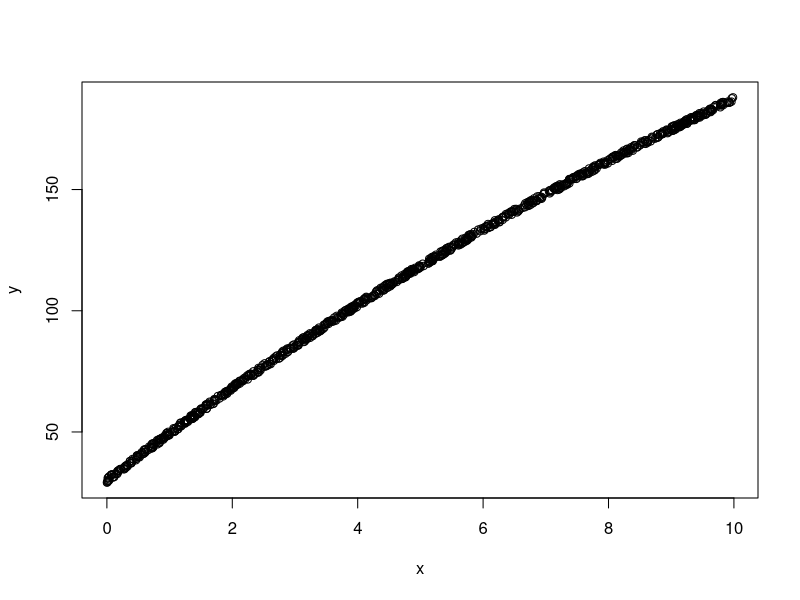

This figure's R source:
#############################
#Function Declaration
############################
linear_regression <- function(par, data){
  a=par[1]
  b=par[2]
  x=data[,1]
  y=data[,2]
  sum((y-(a+b*x))^2)
}


linear_with_r_regression <- function(par, data){
  a=par[1]
  b=par[2]
  r=par[3]
  x=data[,1]
  y=data[,2]
  if(r==0){
    sum((y-b*x)^2)
  }else{
    sum((y-(a+b*(1-exp(-r*x)))/r)^2)
  }
}

#############################################################################


#############################
#Data Simulation For Sample
############################
set.seed(42)
x=runif(1000, 0, 10)
eps = runif(1000, -1, 1)

a= 30
b= 20
#r= 0.15
r= 0.05

y = a + b*((1-exp(-r*x))/r) + eps

df = data.frame(x, y)
plot(x, y)
#############################################################################

nlminb(start = c(1, 2, 2), objective = linear_with_r_regression, data=df) # R- Linear Regression

nlminb(start = c(1, 2), objective = linear_regression, data=df) # R- Linear Regression


#############################
#Bootstrapping 
############################

bootstrap<-function(data, times=100){
  bootstrapped_data=vector('list',times)
  data_points = length(data[, 1])
  inp_data = data
  for(i in 1:times){
    bootstrapped_data[[i]] = data.frame(data[round(runif(data_points, 1, data_points),digits=0 ), ])
  }
  bootstrapped_data
}


#############################################################################

#############################
#Hypothesis Testing
#H0 = r-model is better
#H1 = Linear Model Better
# So we run rmodel and run linear model on bootstrapped and then we see if rmodel is alwasy better than linear model, but
############################

rmodel_result = nlminb(start = c(1, 2, 2), objective = linear_with_r_regression, data=df) # R- Linear Regression

bootstrap_data = bootstrap(df, times=1000)
linreg_result=c()
linreg_result_residuals=c()
for(i in 1:length(bootstrap_data)){
  linreg_result[[i]] = nlminb(start = c(1, 2), objective = linear_regression, data=bootstrap_data[[i]]) #Linear Regression
  linreg_result_residuals[i]=linreg_result[[i]]$objective
}

sum(rmodel_result$objective<linreg_result_residuals)/length(linreg_result_residuals) # Higher 
#how often your is your bad model better than your good model beacause its lucky

#############################################################################

